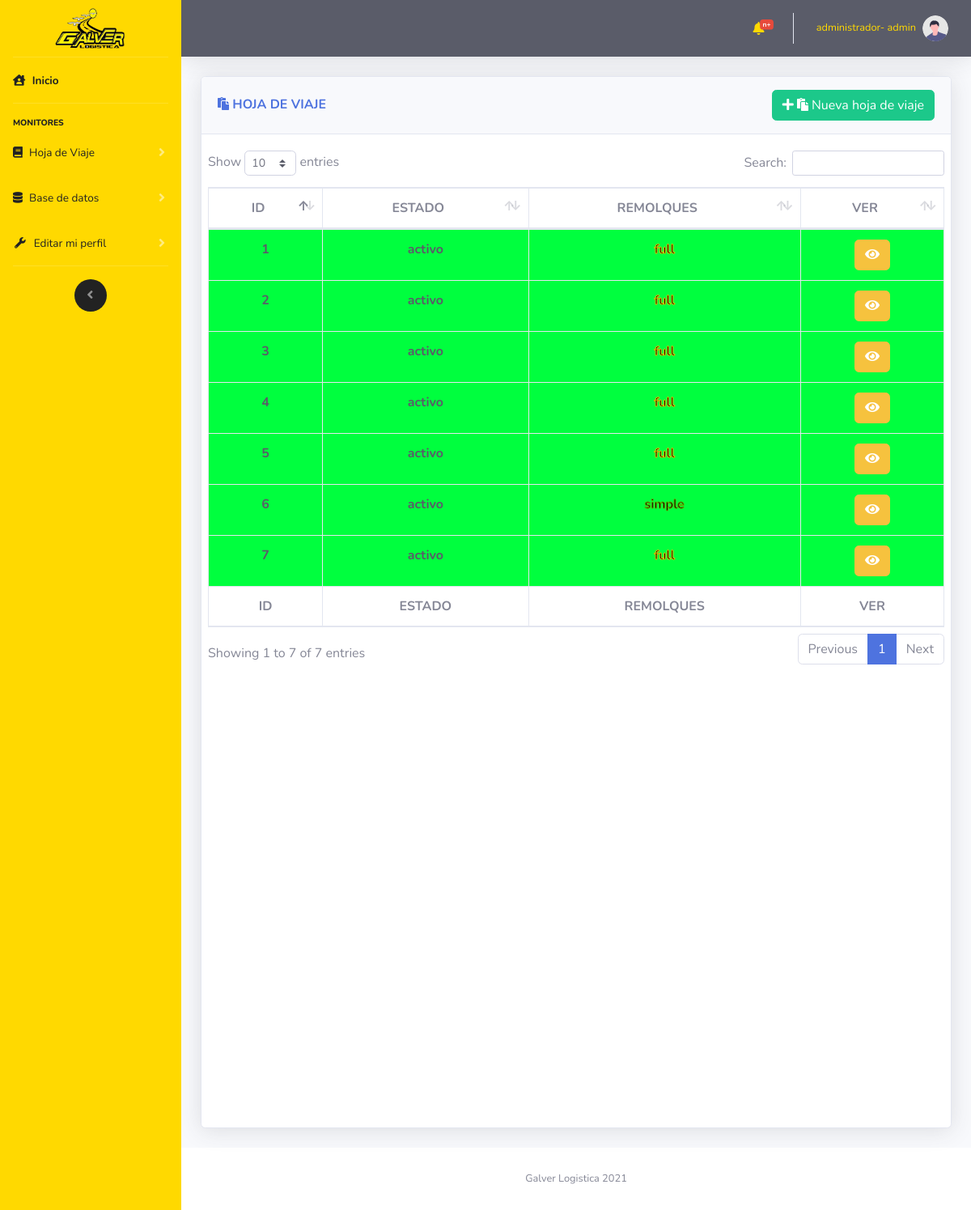
Page /vistas/HDV_TodosLosRegistros.php (signed in) on the earlier database version.
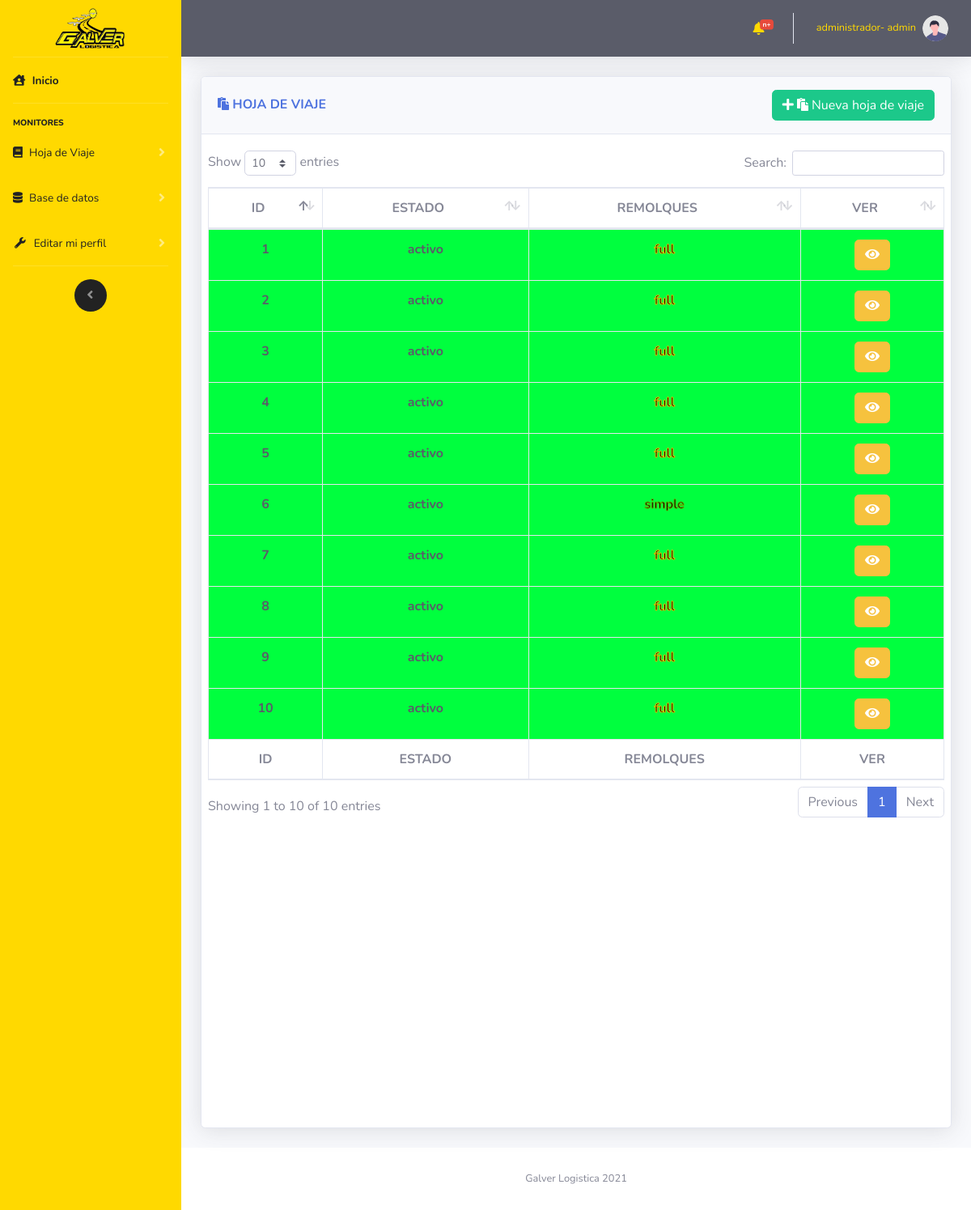
Same page on the later database version.
### tables this page shows
CREATE TABLE `hoja_de_viaje` (
  `id_hojaDeViaje` int(11) NOT NULL,
  `id_creador` int(11) NOT NULL,
  `id_editor` int(11) NOT NULL,
  `hojaDeViaje_fechaDeLiberacion` datetime NOT NULL,
  `hojaDeViaje_fechaDeEdicion` datetime NOT NULL,
  `hojaDeViaje_observaciones` varchar(500) NOT NULL,
  `hojaDeViaje_tipoDeViaje` int(11) NOT NULL,
  `hojaDeViaje_estadoDeViaje` int(11) NOT NULL,
  `estadoRegistro` int(11) NOT NULL
);

CREATE TABLE `hoja_de_viaje_estado` (
  `hdve_id` int(11) NOT NULL,
  `hdve_nombre` varchar(20) NOT NULL,
  `hdve_caracteristicas` varchar(300) NOT NULL,
  `color_td` varchar(30) NOT NULL
);

### controlador/modulos/selects.php (called while the page is built, shortened)
<?php
    function muestraHDVT($mysqli,$estado)
    {
        $consulta=
        "SELECT hoja_de_viaje.id_hojaDeViaje AS ID
        , hoja_de_viaje.hojaDeViaje_fechaDeLiberacion AS FECHA_CREACION
        , hoja_de_viaje.hojaDeViaje_fechaDeEdicion AS FECHA_EDICION
        , (SELECT usuarioNombre FROM usuario WHERE usuario.usuarioId = hoja_de_viaje.id_creador LIMIT 1)AS CREADOR,
        (SELECT usuarioNombre FROM usuario WHERE usuario.usuarioId = hoja_de_viaje.id_editor LIMIT 1)AS EDITOR, hoja_de_viaje.hojaDeViaje_estadoDeViaje AS ID_ESTADO,
        hoja_de_viaje_estado.hdve_nombre AS ESTADO,
        hoja_de_viaje_estado.color_td AS ESTADO_TD,
        (SELECT (COUNT(*))AS NUM FROM viaje WHERE viaje.id_hojaDeViaje = hoja_de_viaje.id_hojaDeViaje LIMIT 1)AS ID_TIPO,
        (SELECT hoja_de_viaje_tipo.hdvt_nombre FROM hoja_de_viaje_tipo WHERE hoja_de_viaje_tipo.hdvt_id= (SELECT (COUNT(*))AS NUM FROM viaje WHERE viaje.id_hojaDeViaje = hoja_de_viaje.id_hojaDeViaje LIMIT 1) LIMIT 1) AS TIPO,
        (SELECT hoja_de_viaje_tipo.hdvt_color_tr FROM hoja_de_viaje_tipo WHERE hoja_de_viaje_tipo.hdvt_id= (SELECT (COUNT(*))AS NUM FROM viaje WHERE viaje.id_hojaDeViaje = hoja_de_viaje.id_hojaDeViaje LIMIT 1) LIMIT 1) AS COLOR_TD
        FROM hoja_de_viaje
        INNER JOIN hoja_de_viaje_estado ON hoja_de_viaje_estado.hdve_id = hoja_de_viaje.hojaDeViaje_estadoDeViaje";
        $result = $mysqli->query($consulta);
        return $result;
    }
?>

### vistas/HDV_TodosLosRegistros.php (the view, shortened to what this page needs)
<?php
    include "../import/componentes/head.php";
    include "../import/componentes/navbarLateral.php";
    include "../import/componentes/navbarHorizontal.php";
    include "../controlador/coneccion/config.php";
    include "../controlador/modulos/selects.php";
?>
<div class="container-fluid">
    <div class="row">
        <div class="col-12">
            <div class="card shadow mb-4 card_hdv">
                    <?php
                        $tituloPlantilla='<i class="fas fa-paste"></i> '."HOJA DE VIAJE";
                        include "../import/componentes/hojaDeViaje/nav.php";
                    ?>
                <div class="card-body">
                    <div class="chart-area ">
                        <div class="row">
                            <div class="cardScroll table-responsive">
                                <table class="table table-bordered" id="dataTable" width="100%" cellspacing="0">
                                    <thead>
                                        <tr>
                                            <th scope="col" class="text-center">ID</th>
                                            <th scope="col" class="text-center">ESTADO</th>
                                            <th scope="col" class="text-center">REMOLQUES</th>
                                            <th scope="col" class="text-center">VER</th>
                                        </tr>
                                    </thead>
                                    <tfoot>
                                        <tr>
                                            <th scope="col" class="text-center">ID</th>
                                            <th scope="col" class="text-center">ESTADO</th>
                                            <th scope="col" class="text-center">REMOLQUES</th>
                                            <th scope="col" class="text-center">VER</th>
                                        </tr>
                                    </tfoot>
                                    <tbody class=" text-center">
                                        <?php
                                        $hdv=muestraHDVT($mysqli,1);
                                        while ($filas =$hdv->fetch_assoc()) {
                                            echo
                                            "<tr bgcolor='".$filas["ESTADO_TD"]."' class='text-dark font-weight-bold' >".
                                            "<td>".$filas["ID"]."</td>".
                                            "<td>".$filas["ESTADO"]."</td>".
                                            "<td style='-webkit-text-stroke: 1px ".$filas["COLOR_TD"]."; color: black; '>".$filas["TIPO"]."</td>".
                                            "<td><button type='button' class='btn btn-warning modal_remolques' onclick='modal_remolques(".$filas["ID"].")'><i class='fas fa-eye'></i></button></td>".
                                            "</tr>";
                                        }
                                        ?>
                                    </tbody>
                                </table>
                            </div>
                        </div>
                    </div>
                </div>
            </div>
        </div>
    </div>
    <?php
    include "../import/componentes/footer.php";
    include "../import/componentes/js/main.php";
?>

### import/componentes/head.php (shortened to what this page needs)
<!DOCTYPE html>
<html lang="en">
<head>
    <link href="../assets/vendor/fontawesome-free/css/all.min.css" rel="stylesheet" type="text/css">
    <link href="../assets/css/sb-admin-2.min.css" rel="stylesheet">
    <link href="../assets/vendor/datatables/dataTables.bootstrap4.min.css" rel="stylesheet">
    <link rel="stylesheet" href="https://stackpath.bootstrapcdn.com/font-awesome/4.7.0/css/font-awesome.min.css">
    <Link rel="stylesheet" href="../assets/css/bootstrap-select.css"></Link>
    <link rel="stylesheet" href="../assets/css/sweetalert2.min.css">
    <link rel="stylesheet" href="../assets/css/animate.css">
    <link href="../assets/css/main.css" rel="stylesheet">
</head>

### import/componentes/navbarLateral.php (shortened to what this page needs)
<body id="page-top">
    <div id="wrapper">
        <ul class="navbar-nav color-sidebar sidebar sidebar-dark accordion" id="accordionSidebar">
            <a class="sidebar-brand d-flex align-items-center justify-content-center" href="index.php">
                <img src="../assets/img/GalverLogisticaLogo.png" alt="" class="logoGalverSistema">
            </a>
            <hr class="sidebar-divider my-0">
            <li class="nav-item active">
                <a class="nav-link" href="index.php">
                    <i class="fas fa-house-user"></i>
                    <span class="text-negro">Inicio</span></a>
            </li>
            <hr class="sidebar-divider">
            <div class="sidebar-heading text-negro">
                Monitores
            </div>
            <li class="nav-item">
                <a class="nav-link collapsed" href="#" data-toggle="collapse" data-target="#collapseTwo"
                    aria-expanded="true" aria-controls="collapseTwo">
                    <i class="fas fa-book "></i>
                    <span class="text-negro ">Hoja de Viaje</span>
                </a>
            </li>
            <li class="nav-item">
                <a class="nav-link collapsed" href="#" data-toggle="collapse" data-target="#collapseTRES"
                    aria-expanded="true" aria-controls="collapseTRES">
                    <i class="fas fa-database"></i>
                    <span class="text-negro ">Base de datos</span>
                </a>
            </li>
            <li class="nav-item">
                <a class="nav-link collapsed" href="#" data-toggle="collapse" data-target="#collapseUtilities"
                    aria-expanded="true" aria-controls="collapseUtilities">
                    <i class="fas fa-fw fa-wrench"></i>
                    <span class="text-negro">Editar mi perfil</span>
                </a>
            </li>
            <hr class="sidebar-divider">
            <div class="text-center d-none d-md-inline">
                <button class="rounded-circle border-0" id="sidebarToggle"></button>
            </div>
        </ul>

### import/componentes/navbarHorizontal.php (shortened to what this page needs)
<div id="content-wrapper" class="d-flex flex-column">
    <div id="content">
        <nav class="navbar navbar-expand navbar-light bg-dark topbar mb-4 static-top shadow">
            <ul class="navbar-nav ml-auto">
                <li class="nav-item dropdown no-arrow mx-1">
                    <a class="nav-link dropdown-toggle" href="#" id="alertsDropdown" role="button"
                        data-toggle="dropdown" aria-haspopup="true" aria-expanded="false">
                        <i class="fas fa-bell fa-fw campana"></i>
                        <span class="badge badge-danger badge-counter">n+</span>
                    </a>
                </li>
                <li class="nav-item dropdown no-arrow">
                    <a class="nav-link dropdown-toggle" href="#" id="userDropdown" role="button"
                        data-toggle="dropdown" aria-haspopup="true" aria-expanded="false">
                        <span
                            class="mr-2 d-none d-lg-inline text-amarillo small"><?php echo $_SESSION["usuarioTipoCargo"];?>-
                            <?php echo $_SESSION["usuarioNombre"];?></span>
                        <img class="img-profile rounded-circle" src="../assets/img/undraw_profile.svg">
                    </a>
                </li>
            </ul>
        </nav>

### import/componentes/hojaDeViaje/nav.php
<div class="card-header py-3 d-flex flex-row align-items-center justify-content-between" style="background: <?php echo $colorTituloCard;?>">
    <h6 class="m-0 font-weight-bold text-primary"><?php echo $tituloPlantilla;?></h6>
    <a href="./HDV_LiberacionNuevoRegistro.php"><button type="button" class="btn btn-success  d-none d-md-block"><i class="fas fa-plus"></i> <i class="fas fa-paste"></i> Nueva hoja de viaje</button></a>
</div>

### import/componentes/footer.php (shortened to what this page needs)
</div>
<footer class="sticky-footer bg-white">
    <div class="container my-auto">
        <div class="copyright text-center my-auto">
            <span>Galver Logistica 2021</span>
        </div>
    </div>
</footer>
</div>
</div>

### import/componentes/js/main.php (shortened to what this page needs)
</body>
</html>

### assets/css/main.css (style rules this page uses)
.color-sidebar { background-color: rgb(255, 217, 0) !important; }
ul.navbar-nav i { color: #000 !important; }
ul.navbar-nav i { color: rgb(34, 34, 34) !important; }
ul.navbar-nav i.campana { color: rgb(255, 217, 0) !important; }
.text-amarillo { color: rgb(255, 217, 0) !important; }
.text-negro { color: rgb(34, 34, 34) !important; }
img.logoGalverSistema { width: 100px; height: 50px; }
.sidebar-dark #sidebarToggle { background-color: rgb(34, 34, 34) !important; }

### vistas/HDV_TodosLosRegistros.php (style rules this page uses)
.card_hdv { height: 1300px !important; }
div.cardScroll { width: 1350px; height: 1200px; overflow: auto; }

Differences in the rows shown:
added hoja_de_viaje: id_hojaDeViaje "8", hoja_de_viaje_estado.hdve_nombre "activo", TIPO "full"
added hoja_de_viaje: id_hojaDeViaje "9", hoja_de_viaje_estado.hdve_nombre "activo", TIPO "full"
added hoja_de_viaje: id_hojaDeViaje "10", hoja_de_viaje_estado.hdve_nombre "activo", TIPO "full"
Other differences:
text written by a page script: "Show entries Search: Showing 1 to 7 of 7 entries Previous 1 Next" → "Show entries Search: Showing 1 to 10 of 10 entries Previous 1 Next"
